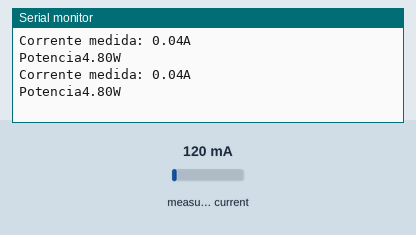
Recording of a sketch running on a simulated Arduino Uno, built with avr-gcc and run on an emulated ATmega328P. Shown: the last lines printed to the serial monitor. The inputs (shaded band) are chosen by the test bench; at power-on: measured current 120 mA.

Above: at 2.2 s.
2.3 s: measured current set to 40 mA
At 3.6 s:
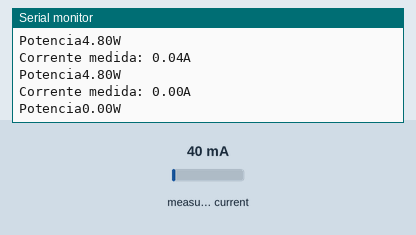
4.0 s: measured current set to 500 mA
At 5.7 s:
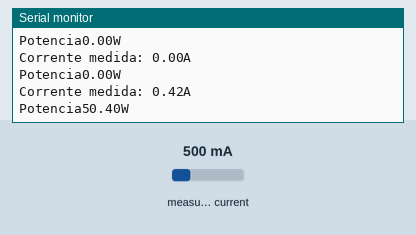
Timing chart, 0 to 7.2 s (numbered marks = the images above; inputs shaded):
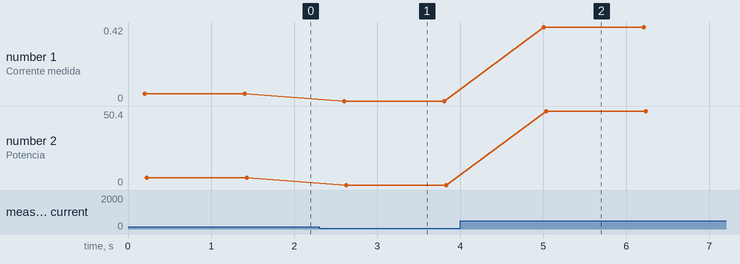

The sketch:

LeitorCorrente_melhor_.ino
```cpp
#include "EmonLib.h" //INCLUSÃO DE BIBLIOTECA

#define CURRENT_CAL 10.00 //VALOR DE CALIBRAÇÃO (DEVE SER AJUSTADO EM PARALELO COM UM MULTÍMETRO MEDINDO A CORRENTE DA CARGA)
const int pinoSensor = A2; //PINO ANALÓGICO EM QUE O SENSOR ESTÁ CONECTADO
float ruido = 0.08; //RUÍDO PRODUZIDO NA SAÍDA DO SENSOR (DEVE SER AJUSTADO COM A CARGA DESLIGADA APÓS CARREGAMENTO DO CÓDIGO NO ARDUINO)
float wats = 0.00;
float tensao = 120.00;

EnergyMonitor emon1; //CRIA UMA INSTÂNCIA

void setup(){
  Serial.begin(9600); //INICIALIZA A SERIAL
  emon1.current(pinoSensor, CURRENT_CAL); //PASSA PARA A FUNÇÃO OS PARÂMETROS (PINO ANALÓGIO / VALOR DE CALIBRAÇÃO)
}

void loop(){
  emon1.calcVI(20,100); //FUNÇÃO DE CÁLCULO (20 SEMICICLOS / TEMPO LIMITE PARA FAZER A MEDIÇÃO)
  double currentDraw = emon1.Irms; //VARIÁVEL RECEBE O VALOR DE CORRENTE RMS OBTIDO
  currentDraw = currentDraw-ruido; //VARIÁVEL RECEBE O VALOR RESULTANTE DA CORRENTE RMS MENOS O RUÍDO

  if(currentDraw < 0){ //SE O VALOR DA VARIÁVEL FOR MENOR QUE 0, FAZ
      currentDraw = 0; //VARIÁVEL RECEBE 0
  }

  wats = currentDraw * tensao;

    Serial.print("Corrente medida: "); //IMPRIME O TEXTO NA SERIAL
    Serial.print(currentDraw); //IMPRIME NA SERIAL O VALOR DE CORRENTE MEDIDA
    Serial.println("A"); //IMPRIME O TEXTO NA SERIAL
    Serial.print("Potencia");
    Serial.print(wats);
    Serial.println("W");
    delay(1000);
}
```

Measured:
- after the input at 2.3 s, the serial monitor: prints a new line after 0.30 s (image 1)
- after the input at 4.0 s, the serial monitor: prints a new line after 1.0 s (image 2)
- plotted number 1: 0.04 → 0 after the input at 2.3 s, 0 → 0.42 after the input at 4.0 s
- plotted number 2: 4.8 → 0 after the input at 2.3 s, 0 → 50.4 after the input at 4.0 s
